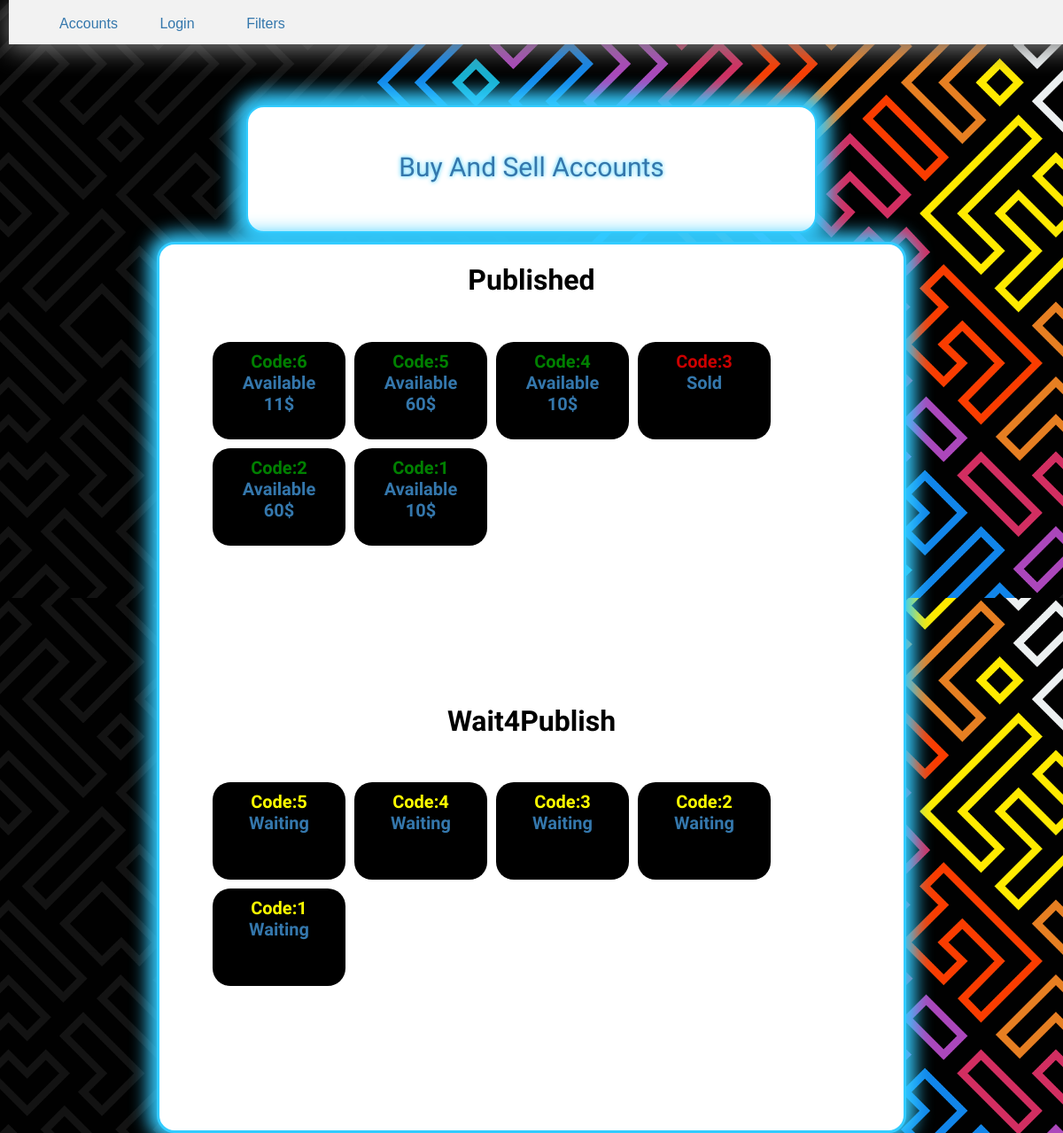
The page / on the database its author committed.
### Sell/models.py (models this page shows, shortened)
class Account(models.Model):
    code = models.IntegerField(primary_key=True, blank=True)
    w_code = models.IntegerField(blank=True, null=True)
    level = models.IntegerField()
    region_account = (
    ('220' , '220-هند'),
    ('360' , '360-ایران'),
    ('560' , '560-اروپا')
    )
    region = models.CharField(max_length=3 , choices= region_account, default='360')
    rank = models.CharField(max_length=300, blank=True)
    battle_pass = models.CharField(max_length= 400, blank=True)
    description = models.TextField(blank=True)
    price = models.IntegerField()
    S = (
    ('Available', 'Available'),
    ('Sold', 'Sold'),
    )
    status = models.CharField(max_length=9, choices=S, default='Available')
    S2 = (
    ('w', 'Wait4Publish'),
    ('p', 'Published')
    )
    p_status = models.CharField(max_length=1, choices=S2, default='p')

### Sell/views.py (the view)
# urls.py: re_path(r'^$', views.index, name='list_view'),
def index(request, ):
    accounts_list = models.Account.objects.order_by('-code')
    accounts_list2 = models.Account.objects.order_by('-w_code')
    context = {
        'accounts_list': accounts_list,
        'accounts_list2': accounts_list2,
    }
    return render(request, 'Sell/accounts_list.html', context)

### Sell/templates/Sell/accounts_list.html (shortened to what this page needs)
{% extends "Sell/index.html" %}
    {% block content %}
        {% if accounts_list %}
            <div class="Published">
            <h1>Published</h1><br />
            <ul>
            {% for account in accounts_list %}
                {% if account.p_status == 'p' %}
                {% if account.status == 'Available' %}
                <li id="{{account.code}}"><a href="{% url 'sellaccount:detail_view' account.code %}" id="link{{account.code}}"><span style="color: green">Code:{{account.code}}</span><br />
                  {{account.status}}<br />
                  {{account.price}}$</a>
                {% else %}
                <li id="{{account.code}}"><a href="{% url 'sellaccount:detail_view' account.code %}" id="link{{account.code}}" class="sold-href"><span style="color: #cc0000 ">Code:{{account.code}}</span><br />
                  {{account.status}}</a><br />
                  {% endif %}
                  {% endif %}
              {% endfor %}
              </ul>
              </div>
        {% else %}
            <p>No Accounts Are Available</p>
        {% endif %}
    {% endblock %}
    {% block content2 %}
        {% if accounts_list %}
            <div class="Wait4Publish">
            <h1>Wait4Publish</h1><br />
            <ul>
            {% for account1 in accounts_list2 %}
                {% if account1.p_status == 'w' %}
                {% if account1.status == 'Available' %}
                <li id="{{account1.code}}"><a href="{% url 'sellaccount:p_detail_view' account1.w_code %}" id="link{{account1.code}}"><span style="color: yellow">Code:{{account1.w_code}}</span><br />
                  Waiting</a><br />
                  {% endif %}
                  {% endif %}
              {% endfor %}
              </ul>
              </div>
        {% else %}
            <p>No Accounts Are Available</p>
        {% endif %}
    {% endblock %}

### Sell/static/Sell/index.css (style rules this page uses)
body { margin-top: 0; background-image: url('back2.jpg'); background-size: contain; font-family: 'Zen Kurenaido', sans-serif; }
ul { list-style-type: none; margin: auto 10px; }
.Container li { float: left; color: #33ccff; width: 150px; height: 50px; background-color: black; margin-left: 10px; border: none; border-radius: 20px; padding-top: 20px; font-size: 20px; font-weight: bold; padding-bottom: 50px; margin-top:10px; padding-top: 10px; box-shadow: inset 0 0 0 0; transition: ease all 0.2s }
.Container li a { display: block; color: #3477ac; text-decoration: none; padding-bottom: 15px; }
.Container li .sold-href { width:150px; height: 85px; }

### Sell/templates/Sell/topbar.html (style rules this page uses)
body { margin: 0px; padding: 0px; }

### rows shown on the page
Account: code "6", status "Available", price "11"
Account: code "5", status "Available", price "60"
Account: code "4", status "Available", price "10"
Account: code "3", status "Sold"
Account: code "2", status "Available", price "60"
Account: code "1", status "Available", price "10"
Account: w_code "5"
Account: w_code "4"
Account: w_code "3"
Account: w_code "2"
Account: w_code "1"
